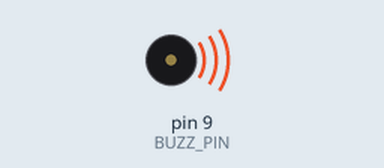
Recording of a sketch running on a simulated Arduino Uno, built with avr-gcc and run on an emulated ATmega328P. Parts: buzzer (waves = sounding).

Above: at 0.16 s.
At 35.4 s:
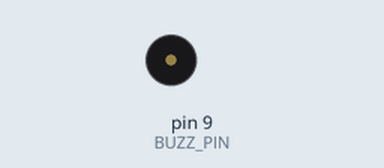
Timing chart, 0 to 36.9 s (numbered marks = the images above):
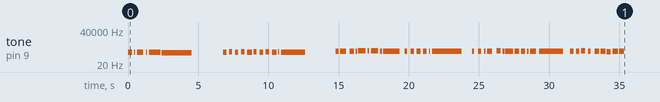

The sketch:

test-song4.ino
```cpp
/*
Plays the song extracted from:
David_Bowie_-_Space_Oddity.track8.buzzer.json  (selected_track_name: "Choir")
Source data: precomputed event durations in milliseconds + gate times.

Hardware:
- Passive buzzer on D9
  D9 -> 300Ω -> buzzer+ ; buzzer- -> GND

Notes:
- This sketch uses the JSON's per-event duration_ms and gate_ms directly.
- SPEED_PCT scales the whole song timing (100 = original extracted speed).
- TRANSPOSE shifts pitch in semitones (no floating point used).
*/

#include <Arduino.h>
#include <avr/pgmspace.h>

const uint8_t BUZZ_PIN = 9;

// 100 = original timing from JSON. Try 80..130 to taste.
const uint16_t SPEED_PCT = 100;

// Semitone transpose: -12..+12 recommended.
const int8_t TRANSPOSE = 0;

// Optional tiny extra gap after each event (ms)
const uint8_t EXTRA_GAP_MS = 2;

// Semitone multipliers in Q16 fixed-point for -12..+12
// multiplier = 2^(semitone/12) * 65536
const uint32_t SEMI_MUL_Q16[] PROGMEM = {
  32768, 34716, 36781, 38968, 41285, 43740, 46341, 49097, 52016, 55109, 58386, 61858, 65536,
  69433, 73562, 77936, 82570, 87480, 92682, 98193, 104032, 110218, 116772, 123715, 131072
};

const uint16_t N_EVENTS = 328;

// 0 freq means rest. Arrays aligned by event index.
const uint16_t SONG_FREQ_HZ[] PROGMEM = {
  262, 0, 262, 0, 262, 0, 262, 0, 262, 247, 0, 262, 0, 294, 0, 262,
  0, 294, 0, 262, 0, 294, 0, 262, 0, 294, 0, 262, 0, 294, 0, 262,
  0, 330, 0, 330, 0, 330, 0, 349, 0, 392, 0, 392, 0, 392, 0, 349,
  0, 330, 0, 330, 0, 330, 0, 330, 0, 349, 0, 349, 0, 349, 0, 349,
  0, 349, 0, 349, 0, 349, 0, 392, 0, 330, 0, 330, 0, 330, 0, 330,
  0, 349, 0, 349, 0, 349, 0, 349, 0, 349, 0, 392, 0, 330, 0, 349,
  0, 330, 0, 294, 0, 349, 0, 330, 294, 0, 262, 0, 220, 0, 262, 0,
  247, 0, 220, 0, 196, 0, 196, 0, 196, 220, 0, 196, 0, 147, 0, 262,
  0, 262, 0, 247, 220, 0, 196, 0, 233, 0, 233, 0, 233, 0, 262, 0,
  220, 0, 220, 0, 220, 0, 196, 0, 196, 0, 220, 0, 196, 175, 0, 175,
  0, 330, 0, 330, 0, 330, 0, 349, 0, 392, 0, 392, 0, 392, 0, 349,
  0, 330, 0, 330, 0, 330, 0, 330, 0, 349, 0, 349, 0, 349, 0, 349,
  0, 349, 0, 349, 0, 349, 0, 392, 0, 330, 0, 330, 0, 330, 0, 330,
  0, 349, 0, 349, 0, 349, 0, 349, 0, 349, 0, 392, 0, 330, 0, 349,
  0, 330, 0, 294, 0, 349, 0, 330, 294, 0, 262, 0, 220, 0, 262, 0,
  247, 0, 220, 0, 196, 0, 196, 0, 196, 220, 0, 196, 0, 147, 0, 262,
  0, 262, 0, 247, 220, 0, 196, 0, 233, 0, 233, 0, 233, 0, 262, 0,
  220, 0, 220, 0, 220, 0, 196, 0, 196, 0, 220, 0, 196, 175, 0, 175
};

const uint16_t SONG_DUR_MS[] PROGMEM = {
  331, 106, 72, 145, 469, 179, 79, 140, 874, 2360, 2000, 290, 140, 256, 181, 251,
  186, 251, 179, 362, 72, 258, 181, 285, 145, 256, 179, 367, 68, 79, 138, 1889,
  2000, 220, 102, 469, 183, 362, 75, 106, 77, 577, 106, 111, 106, 584, 70, 145,
  72, 1302, 217, 215, 222, 254, 179, 292, 149, 290, 145, 70, 143, 2319, 507, 181,
  254, 258, 177, 111, 106, 403, 249, 326, 113, 140, 36, 618, 70, 326, 104, 328,
  109, 111, 111, 469, 181, 1886, 285, 292, 147, 256, 102, 326, 181, 186, 251, 362,
  72, 399, 36, 326, 106, 403, 41, 394, 34, 72, 145, 543, 109, 2176, 2000, 258,
  147, 217, 254, 251, 183, 215, 220, 215, 192, 204, 5, 498, 188, 75, 140, 328,
  111, 70, 143, 111, 111, 541, 109, 1633, 539, 195, 211, 251, 220, 251, 179, 220,
  181, 358, 111, 362, 70, 149, 68, 111, 75, 360, 541, 147, 70, 582, 72, 186,
  179, 68, 1852, 294, 317, 113, 2570, 36, 399, 36, 365, 109, 68, 145, 75, 111,
  179, 181, 38, 288, 183, 1664, 512, 2061, 109, 220, 34, 616, 217, 2754, 978, 111,
  104, 254, 147, 580, 38, 433, 38, 686, 183, 285, 149, 254, 181, 145, 111, 392,
  618, 41, 215, 143, 72, 2645, 2000, 106, 86, 460, 215, 365, 75, 104, 111, 546,
  106, 111, 72, 614, 75, 140, 70, 1273, 251, 215, 224, 249, 181, 294, 140, 294,
  138, 82, 143, 2314, 510, 181, 256, 251, 186, 104, 109, 433, 217, 328, 102, 152,
  75, 580, 70, 326, 109, 326, 111, 106, 104, 478, 181, 1884, 2000, 181, 34, 181,
  435, 41, 174, 34, 186, 32, 1492, 2000, 2572, 34, 401, 36, 360, 111, 68, 145,
  72, 111, 179, 183, 38, 288, 186, 1660, 510, 29, 2000, 217, 654, 32, 186, 2751,
  978, 115, 104, 251, 145, 580, 36, 435, 41, 688, 177, 290, 147, 249, 183, 145,
  109, 399, 618, 34, 224, 136, 70, 2625
};

const uint16_t SONG_GATE_MS[] PROGMEM = {
  298, 0, 65, 0, 422, 0, 71, 0, 787, 2124, 0, 261, 0, 230, 0, 226,
  0, 226, 0, 326, 0, 232, 0, 257, 0, 230, 0, 330, 0, 71, 0, 1700,
  0, 198, 0, 422, 0, 326, 0, 96, 0, 520, 0, 100, 0, 526, 0, 130,
  0, 1172, 0, 194, 0, 228, 0, 263, 0, 261, 0, 63, 0, 2087, 0, 163,
  0, 232, 0, 100, 0, 363, 0, 293, 0, 126, 0, 556, 0, 293, 0, 296,
  0, 100, 0, 422, 0, 1698, 0, 263, 0, 230, 0, 293, 0, 167, 0, 326,
  0, 359, 0, 293, 0, 363, 0, 355, 0, 65, 0, 489, 0, 1959, 0, 232,
  0, 196, 0, 226, 0, 194, 0, 194, 0, 183, 0, 448, 0, 67, 0, 296,
  0, 63, 0, 100, 0, 487, 0, 1469, 0, 175, 0, 226, 0, 226, 0, 198,
  0, 322, 0, 326, 0, 135, 0, 100, 0, 324, 0, 132, 0, 524, 0, 167,
  161, 0, 1667, 0, 285, 0, 2313, 0, 359, 0, 328, 0, 61, 0, 67, 0,
  161, 163, 0, 259, 0, 1498, 0, 1855, 0, 198, 0, 554, 196, 0, 2478, 0,
  100, 0, 228, 0, 522, 0, 389, 0, 618, 0, 257, 0, 228, 0, 130, 0, 353,
  556, 0, 194, 128, 0, 2380, 0, 96, 0, 414, 0, 328, 0, 94, 0, 491,
  0, 100, 0, 552, 0, 126, 0, 1145, 0, 194, 0, 224, 0, 265, 0, 265,
  0, 73, 0, 2083, 0, 163, 0, 226, 0, 94, 0, 389, 0, 296, 0, 137,
  0, 522, 0, 293, 0, 293, 0, 96, 0, 430, 0, 1696, 0, 163, 0, 163,
  391, 0, 157, 0, 167, 0, 1343, 0, 2315, 0, 361, 0, 324, 0, 61, 0, 65,
  0, 161, 165, 0, 259, 0, 1494, 0, 30, 0, 196, 589, 0, 167, 0, 2476,
  0, 104, 0, 226, 0, 522, 0, 391, 0, 620, 0, 261, 0, 224, 0, 130, 0, 359,
  556, 0, 202, 122, 0, 2362
};

static uint16_t scaleMs(uint16_t ms) {
  // SPEED_PCT = 100 => unchanged
  return (uint32_t)ms * (uint32_t)SPEED_PCT / 100UL;
}

static uint16_t applyTranspose(uint16_t baseHz) {
  if (baseHz == 0 || TRANSPOSE == 0) return baseHz;
  int8_t t = TRANSPOSE;
  if (t < -12) t = -12;
  if (t >  12) t =  12;
  uint8_t idx = (uint8_t)(t + 12);
  uint32_t mul = pgm_read_dword(&SEMI_MUL_Q16[idx]);
  uint32_t hz  = ((uint32_t)baseHz * mul) >> 16;
  if (hz < 31)   hz = 31;   // tone() gets weird below ~31 Hz
  if (hz > 20000) hz = 20000;
  return (uint16_t)hz;
}

void setup() {
  pinMode(BUZZ_PIN, OUTPUT);
  noTone(BUZZ_PIN);
}

void loop() {
  for (uint16_t i = 0; i < N_EVENTS; i++) {
    uint16_t freq = pgm_read_word(&SONG_FREQ_HZ[i]);
    uint16_t dur  = pgm_read_word(&SONG_DUR_MS[i]);
    uint16_t gate = pgm_read_word(&SONG_GATE_MS[i]);

    dur  = scaleMs(dur);
    gate = scaleMs(gate);
    if (gate > dur) gate = dur;

    if (freq == 0) {
      noTone(BUZZ_PIN);
      delay(dur);
      continue;
    }

    freq = applyTranspose(freq);

    // Gate (tone on), then the remainder as silence (tone off).
    if (gate > 0) {
      tone(BUZZ_PIN, freq);
      delay(gate);
    }
    noTone(BUZZ_PIN);

    uint16_t offMs = dur - gate;
    if (offMs > 0) delay(offMs);

    if (EXTRA_GAP_MS) delay(EXTRA_GAP_MS);
  }

  delay(2000); // pause before repeating
}
```

Source omitted: da-astronaut.c (data table, 13156 bytes), amanda-heart.c (data table, 6690 bytes)

Measured:
- by itself, tone on pin 9 (BUZZ_PIN): plays 262 Hz for 0.30 s, 262 Hz for 0.07 s, 262 Hz for 0.42 s, 262 Hz for 0.07 s, 262 Hz for 0.79 s, 247 Hz for 2.1 s … (53 notes in this stretch)
